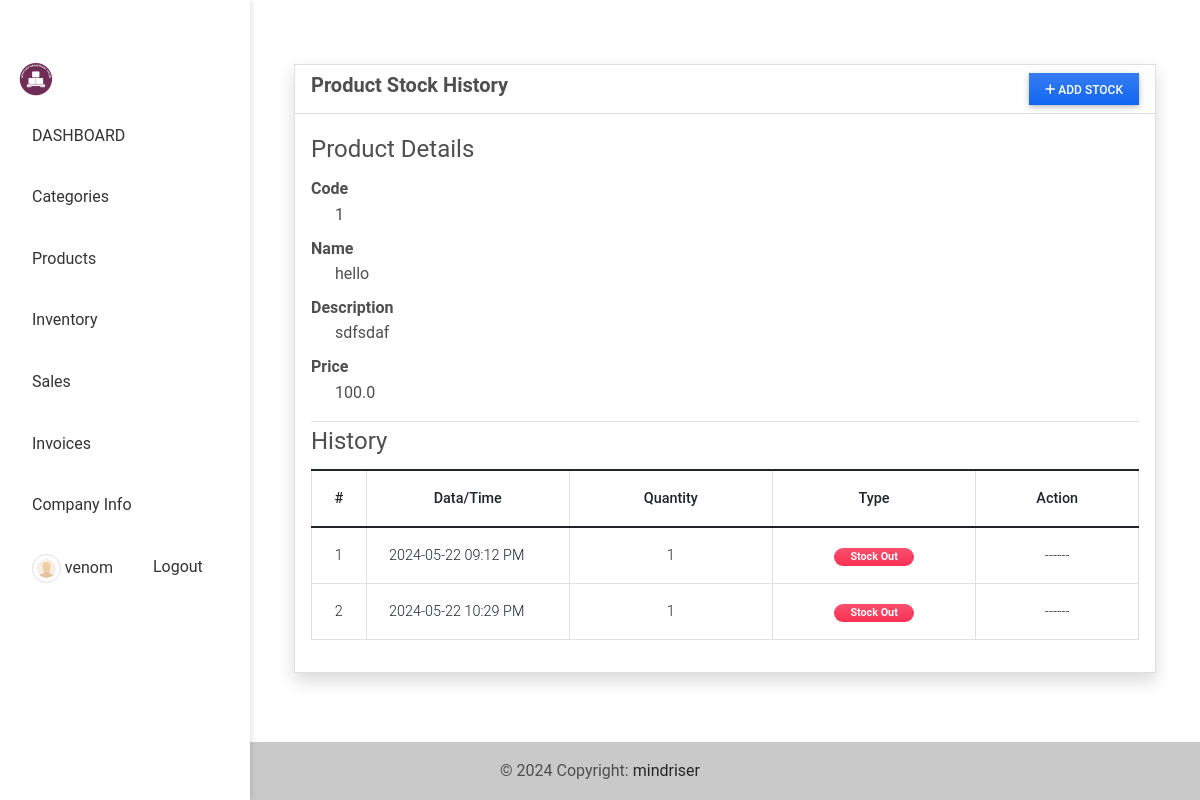
Screenshot of /inventory/1 (signed in) with the database file from the repository.
### imsApp/models.py (models this page shows, shortened)
class Product(models.Model):
    code=models.CharField(max_length=100,blank=True, null=True)
    name=models.CharField(max_length=250,blank=True, null=True)
    unit=models.CharField(max_length=250,blank=True, null=True)
    description = models.TextField()
    price = models.FloatField(default=0)
    status = models.CharField(max_length=2, choices=(('1','Active'),('2','Inactive')), default=1)
    date_created = models.DateTimeField(default=timezone.now)
    date_updated = models.DateTimeField(auto_now=True)
    def __str__(self):
        return self.code + ' - ' + self.name

class Stock(models.Model):
    product = models.ForeignKey(Product, on_delete=models.CASCADE)
    quantity = models.FloatField(default=0)
    type = models.CharField(max_length=2,choices=(('1','Stock-in'),('2','Stock-Out')), default = 1)
    date_created = models.DateTimeField(default=timezone.now)
    date_updated = models.DateTimeField(auto_now=True)

### imsApp/views.py (the view)
# urls.py: path('inventory/<int:pk>',views.inv_history,name='inventory-history-page'),
@login_required
def inv_history(request, pk= None):
    context['page_title'] = 'Inventory History'
    if pk is None:
        messages.error(request, "Product ID is not recognized")
        return redirect('inventory-page')
    else:
        product = Product.objects.get(id = pk)
        stocks = Stock.objects.filter(product = product).all()
        context['product'] = product
        context['stocks'] = stocks
        return render(request, 'inventory-history.html', context )

### imsApp/templates/inventory-history.html (shortened to what this page needs)
{% extends 'base.html' %} {% load humanize %} {% block pageContent %}
<div class="container pt-3">
    <div class="card card-default border shadow rounded-0">
        <div class="card-header">
            <div class="w-100 d-flex justify-content-between">
                <h5 class="fw-bolder card-title">Product Stock History</h5>
                <button class="btn btn-primary btn-sm rounded-0 bg-gradient px-3" type="button" id="add_stock"><i class="fa fa-plus"></i> Add Stock</button>
            </div>
        </div>
        <div class="card-body">
            <div class="conteiner-fluid">
                <fieldset class="border-bottom">
                    <legend>Product Details</legend>
                    <dl>
                        <dt class="tex-muted">Code</dt>
                        <dd class="ps-4">{{ product.code }}</dd>
                        <dt class="tex-muted">Name</dt>
                        <dd class="ps-4">{{ product.name }}</dd>
                        <dt class="tex-muted">Description</dt>
                        <dd class="ps-4">{{ product.description }}</dd>
                        <dt class="tex-muted">Price</dt>
                        <dd class="ps-4">{{ product.price|intcomma }}</dd>
                    </dl>
                </fieldset>
                <fieldset>
                    <legend>History</legend>
                    <table class="table table-bordered" id="stock-tbl">
                        <colgroup>
                            <col width="5%">
                            <col width="25%">
                            <col width="25%">
                            <col width="25%">
                            <col width="20%">
                        </colgroup>
                        <thead>
                            <th class="text-center">#</th>
                            <th class="text-center">Data/Time</th>
                            <th class="text-center">Quantity</th>
                            <th class="text-center">Type</th>
                            <th class="text-center">Action</th>
                        </thead>
                        <tbody>
                            {% for stock in stocks %}
                            <tr>
                                <td class="text-center">{{ forloop.counter }}</td>
                                <td class="">{{ stock.date_created|date:"Y-m-d h:i A" }}</td>
                                <td class="text-center">{{ stock.quantity|floatformat:0|intcomma }}</td>
                                <td class="text-center">
                                    {% if stock.type == '1' %}
                                    <span class="badge px-3 rounded-pill bg-primary bg-gradient">Stock In</span> {% else %}
                                    <span class="badge px-3 rounded-pill bg-danger bg-gradient">Stock Out</span> {% endif %}
                                </td>
                                <td class="text-center">
                                    {% if stock.type == '1' %}
                                    <a class="btn btn-outline-primary btn-sm edit-data" href="javascript:void(0)" data-id="{{ stock.pk }}" title="Edit">
                                        <i class="fa fa-edit"></i>
                                    </a>
                                    <button class="btn btn-outline-danger btn-sm delete-data" type="button" data-id="{{ stock.pk }}" title="Delete">
                                        <i class="fa fa-trash"></i>
                                    </button>
                                    {% else %}
                                    ------
                                    {% endif %}
                                </td>
                            </tr>
                            {% endfor %}
                        </tbody>
                    </table>
                </fieldset>
            </div>
        </div>
    </div>
</div>
{% endblock pageContent %}

### imsApp/templates/base.html (shortened to what this page needs)
{% load static %}
<!DOCTYPE html>
<html lang="en">
<head>
    <link rel="stylesheet" href="{% static 'assets/font-awesome/css/all.min.css' %}">
    <link rel="stylesheet" href="{% static 'assets/bootstrap/css/bootstrap.min.css' %}">
    <link rel="stylesheet" href="{% static 'assets/select2/dist/css/select2.min.css' %}">
    <link rel="stylesheet" href="{% static 'assets/mdb-blogtemplate/css/mdb.min.css' %}" />
    <link rel="stylesheet" href="{% static 'assets/DataTables/datatables.min.css' %}" />
    <link rel="stylesheet" href="{% static 'assets/default/css/style.css' %}">
</head>
<body class="">
    {% block sidebar %}
    <div class="sidebar">
        <div class="container">
            <a class="navbar-brand" target="_blank" href="{% url 'home-page' %}">
                <img src="{{ MEDIA_URL }}/default/logo.png" height="16" alt="{{ MEDIA_URL }}" loading="lazy" style="margin-top: -3px;" />
            </a>
            <ul class="navbar-nav me-auto mb-2 mb-lg-0" id="sideNav">
                {% if user.id %}
                <li class="nav-item">
                    <a class="nav-link" aria-current="page" href="{% url 'home-page' %}">DASHBOARD</a>
                </li>
                <li class="nav-item">
                    <a class="nav-link" aria-current="page" href="{% url 'category-page' %}">Categories</a>
                </li>
                <li class="nav-item">
                    <a class="nav-link" aria-current="page" href="{% url 'product-page' %}">Products</a>
                </li>
                <li class="nav-item">
                    <a class="nav-link" aria-current="page" href="{% url 'inventory-page' %}">Inventory</a>
                </li>
                <li class="nav-item">
                    <a class="nav-link" aria-current="page" href="{% url 'sales-page' %}">Sales</a>
                </li>
                <li class="nav-item">
                    <a class="nav-link" aria-current="page" href="{% url 'invoice-page' %}">Invoices</a>
                </li>
                <li class="nav-item">
                    <a class="nav-link" aria-current="page" href="{% url 'company-info-detail' %}">Company Info</a>
                </li>
                {% endif %}
            </ul>
            <ul class="navbar-nav d-flex flex-row">
                {% if user.id %}
                <li class="nav-item">
                    <a class="nav-link" href="{% url 'profile' %}">
                        <span class="me-1"><img src="{{ MEDIA_URL }}/default/default-avatar.png" alt="User Avatar" id="user-avatar" class="img-thumbnail rounded-circle"></span>{{ user.username }}
                    </a>
                </li>
                <li class="nav-item">
                    <a class="nav-link" href="{% url 'logout' %}">Logout</a>
                </li>
                {% endif %}
            </ul>
        </div>
    </div>
    {% endblock sidebar %}
    <main class="content py-5">
        <div class="container mb-3">
            {% block pageContent %}
            {% endblock pageContent %}
        </div>
    </main>
    <footer class="bg-light text-lg-start">
        <div class="text-center p-3" style="background-color: rgba(0, 0, 0, 0.2);">
            © {% now 'Y' %} Copyright:
            <a class="text-dark" href="https://sourcecodester.com/tips23" target="_blank">mindriser</a>
        </div>
    </footer>
</body>
</html>

### static/assets/default/css/style.css (style rules this page uses)
html, body { height: 100%; width: 100%; max-height: 100%; overflow: auto; display: flex; flex-direction: column; }
body>main { flex-shrink: auto; flex-grow: auto; overflow: auto; }
body>footer { flex-shrink: auto; position: absolute; bottom: 0; left: 0; width: calc(100%); }
#user-avatar { width: 1.8rem; height: 1.8rem; object-fit: scale-down; object-position: center center; }
.navbar-brand>img { height: 2em; }

### imsApp/templates/base.html (style rules this page uses)
body { display: flex; }
.sidebar { width: 250px; height: 100vh; position: fixed; top: 0; left: 0; background-color: #fff; box-shadow: 2px 0 5px rgba(0, 0, 0, 0.1); padding-top: 58px; z-index: 1000; }
.sidebar .nav-item { padding: 10px 20px; }
.sidebar .nav-item .nav-link { display: block; color: #333; text-decoration: none; }
.content { margin-left: 250px; padding: 20px; width: calc(100% - 250px); }

### rows the page displays
Product: code "1", name "hello", description "sdfsdaf", price "100.0"
Stock: date_created "2024-05-22 09:12 PM", quantity "1", type "Stock Out"
Stock: date_created "2024-05-22 10:29 PM", quantity "1", type "Stock Out"

### other values shown
{{ user.username }} "venom"
